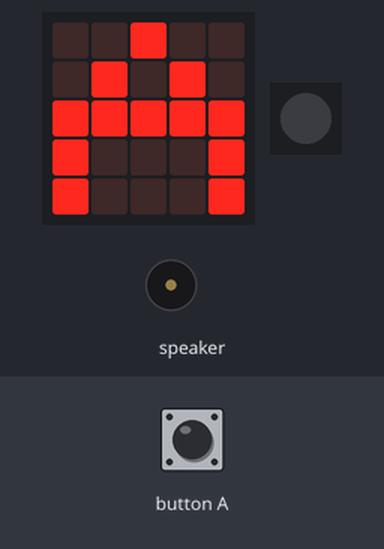
Bench run of a program on a simulated Calliope mini (MakeCode). Parts: the board's 5×5 LED display, 1 RGB LEDs in strip order, left to right, buzzer (waves = sounding). The inputs (shaded band) are chosen by the test bench. A reset restarts the program.

Above: at 3.3 s.
At 5.0 s:
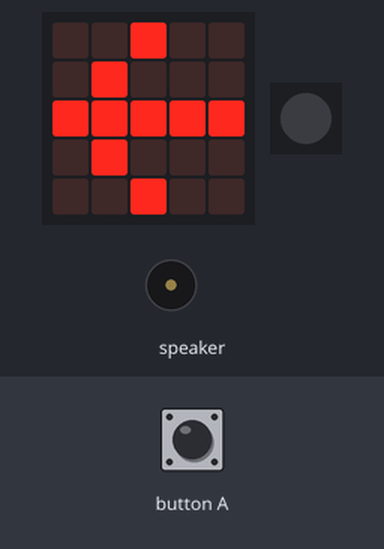
5.1 s: button A pressed for 0.15 s
At 7.7 s:
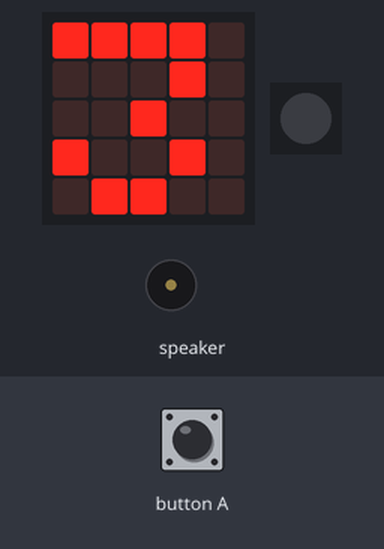
8.2 s: button A pressed for 1 s
At 9.3 s:
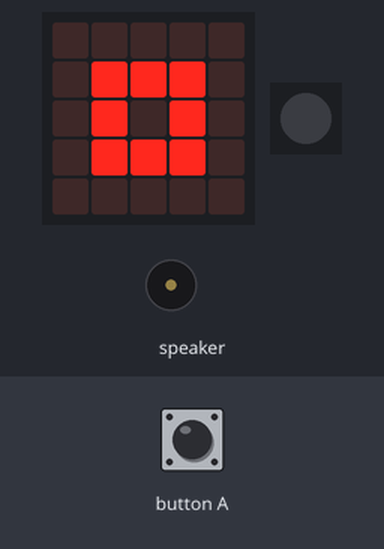
10.7 s: button A pressed for 0.15 s
At 17.8 s:
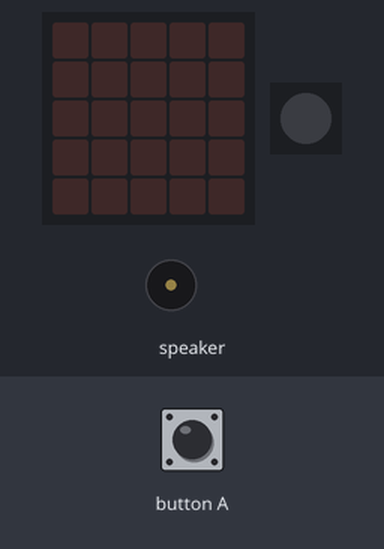
Timing chart, 0 to 23.2 s (numbered marks = the images above; inputs shaded):
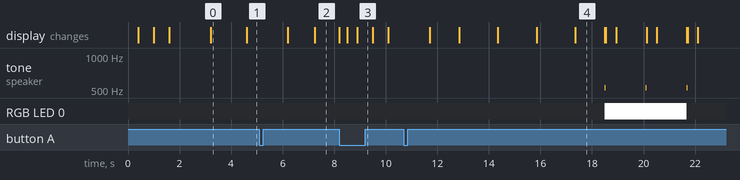

The program:

main.ts
```typescript
function macheEtwas () {
    for (let Index = 0; Index <= euerCode.length - 1; Index++) {
        if (parseFloat(euerCode.substr(Index, 1)) == 0) {
            if (euerCode.substr(Index, 1).includes(" ")) {

            } else {
                basic.setLedColor(0x000000)
                music.playTone(523, music.beat(BeatFraction.Sixteenth))
                basic.showLeds(`
                    # . . . .
                    . . . . .
                    . . . . .
                    . . . . .
                    . . . . .
                    `)
                basic.showLeds(`
                    . . . . .
                    . . . . .
                    . . . . .
                    . . . . .
                    . . . . .
                    `)
                basic.pause(750)
            }
        }
        if (parseFloat(euerCode.substr(Index, 1)) == 1) {
            basic.setLedColor(0xffffff)
            music.playTone(523, music.beat(BeatFraction.Sixteenth))
            basic.showLeds(`
                # . . . .
                . . . . .
                . . . . .
                . . . . .
                . . . . .
                `)
            basic.showLeds(`
                . . . . .
                . . . . .
                . . . . .
                . . . . .
                . . . . .
                `)
            basic.pause(750)
        }
    }
    basic.setLedColor(0x000000)
    control.reset()
}
input.onButtonEvent(Button.A, input.buttonEventClick(), function () {
    aGedrueckt = 1
    basic.pause(2000)
    basic.showNumber(3)
    basic.pause(750)
    basic.showNumber(2)
    basic.pause(750)
    basic.showNumber(1)
    basic.pause(750)
    basic.showLeds(`
        . . . . .
        . . . . .
        . . . . .
        . . . . .
        . . . . .
        `)
    basic.pause(750)
    macheEtwas()
})
function sendeNachricht () {
    aGedrueckt = 0
    basic.showLeds(`
        . . . . .
        . . . . .
        . . # . .
        . . . . .
        . . . . .
        `)
    basic.showIcon(IconNames.SmallSquare)
    basic.showIcon(IconNames.Square)
    while (aGedrueckt == 0) {
        basic.showIcon(IconNames.ArrowWest)
        basic.pause(1000)
        basic.showLeds(`
            . . # . .
            . # . # .
            # # # # #
            # . . . #
            # . . . #
            `)
        basic.pause(1000)
    }
}
let aGedrueckt = 0
let euerCode = ""
euerCode = "11001"
sendeNachricht()
basic.forever(function () {
    if (input.buttonIsPressed(Button.A)) {
        if (aGedrueckt == 1) {
            control.reset()
        }
    }
})
```

test.ts
```typescript
// Hier kann man Tests durchführen; diese Datei wird nicht kompiliert, wenn dieses Paket als Erweiterung verwendet wird.
```

Measured:
- after the input at 5.1 s, the display: first differs from a run without the input after 2.2 s (image 2)
- after the input at 8.2 s, the display: first changes at once (image 3 shows a later state)
- after the input at 10.7 s, tone on speaker: alternates 523 Hz for 0.03 s and silent for 1.6 s, starting after 7.8 s; the display: first differs from a run without the input after 2.2 s (image 4 shows a later state)
- what the display in image 0 shows lasts 1.4 s, from 3.2 s to 4.6 s
